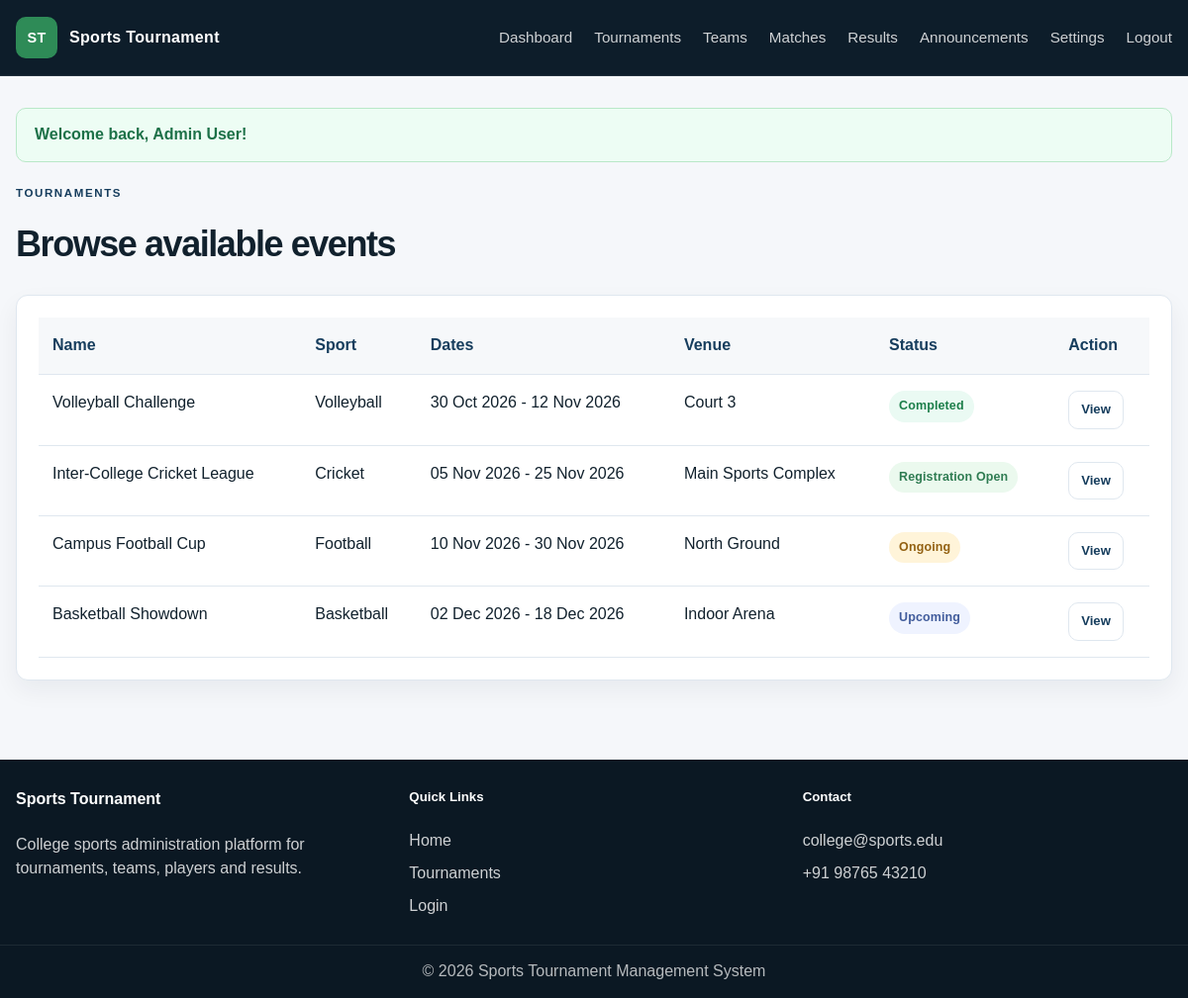
Page /user/tournaments.php (signed in) on the committed database.
### tables this page shows
CREATE TABLE tournaments (
    id INT AUTO_INCREMENT PRIMARY KEY,
    sport_id INT NOT NULL,
    name VARCHAR(150) NOT NULL,
    description TEXT,
    start_date DATE NOT NULL,
    end_date DATE NOT NULL,
    registration_deadline DATE NOT NULL,
    venue VARCHAR(150) NOT NULL,
    status ENUM('Upcoming','Registration Open','Ongoing','Completed','Cancelled') NOT NULL DEFAULT 'Upcoming',
    created_at TIMESTAMP DEFAULT CURRENT_TIMESTAMP,
    CONSTRAINT fk_tournament_sport FOREIGN KEY (sport_id) REFERENCES sports(id) ON DELETE RESTRICT
);

CREATE TABLE sports (
    id INT AUTO_INCREMENT PRIMARY KEY,
    name VARCHAR(100) NOT NULL,
    description VARCHAR(255) DEFAULT NULL,
    max_players INT NOT NULL DEFAULT 11,
    created_at TIMESTAMP DEFAULT CURRENT_TIMESTAMP
);

### user/tournaments.php (the view, shortened to what this page needs)
<?php
$pdo = db();
$tournaments = $pdo->query('SELECT t.*, s.name as sport_name FROM tournaments t LEFT JOIN sports s ON s.id = t.sport_id ORDER BY t.start_date ASC')->fetchAll();
require_once __DIR__ . '/../includes/header.php';
?>
<div class="page-header">
    <div>
        <span class="eyebrow dark">Tournaments</span>
        <h1>Browse available events</h1>
    </div>
</div>
<div class="panel">
    <div class="table-wrap">
        <table>
            <thead>
                <tr>
                    <th>Name</th>
                    <th>Sport</th>
                    <th>Dates</th>
                    <th>Venue</th>
                    <th>Status</th>
                    <th>Action</th>
                </tr>
            </thead>
            <tbody>
                <?php foreach ($tournaments as $tournament): ?>
                    <tr>
                        <td><?= e($tournament['name']) ?></td>
                        <td><?= e($tournament['sport_name']) ?></td>
                        <td><?= e(formatDate($tournament['start_date'])) ?> - <?= e(formatDate($tournament['end_date'])) ?></td>
                        <td><?= e($tournament['venue']) ?></td>
                        <td><span class="status-badge <?= e(statusBadgeClass($tournament['status'])) ?>"><?= e($tournament['status']) ?></span></td>
                        <td><a href="<?= e(baseUrl()) ?>/user/tournament_view.php?id=<?= e($tournament['id']) ?>" class="button button-secondary small">View</a></td>
                    </tr>
                <?php endforeach; ?>
            </tbody>
        </table>
    </div>
</div>
<?php require_once __DIR__ . '/../includes/footer.php'; ?>

### assets/css/style.css (style rules this page uses)
:root { --bg: #f5f7fa; --panel: #ffffff; --panel-alt: #eef3f8; --ink: #11212d; --muted: #536477; --line: #dfe7ef; --primary: #163d5d; --primary-soft: #e8f0f8; --accent: #2e8b57; --accent-soft: #eaf8ef; --danger: #c64242; --warning: #b87828; --shadow: 0 10px 25px rgba(17, 33, 45, 0.06); --radius: 12px; }
* { box-sizing: border-box; }
html { scroll-behavior: smooth; }
body { margin: 0; font-family: Arial, Helvetica, sans-serif; background: var(--bg); color: var(--ink); line-height: 1.55; }
a { color: var(--primary); text-decoration: none; }
.eyebrow { display: inline-block; font-size: 0.72rem; letter-spacing: 0.14em; text-transform: uppercase; font-weight: 700; color: var(--accent); margin-bottom: 14px; }
.eyebrow.dark { color: var(--primary); }
.button { border: 1px solid transparent; border-radius: 10px; padding: 12px 18px; cursor: pointer; display: inline-flex; align-items: center; justify-content: center; font-weight: 700; transition: 0.2s ease; text-decoration: none; }
.button-secondary { background: #fff; color: var(--primary); border-color: var(--line); }
.button.small { padding: 8px 12px; font-size: 0.82rem; }
.info-card, .panel, .stat-box, .auth-card { background: var(--panel); border: 1px solid var(--line); border-radius: var(--radius); box-shadow: var(--shadow); }
.table-wrap { overflow-x: auto; width: 100%; }
table { width: 100%; border-collapse: collapse; min-width: 640px; background: var(--panel); }
th, td { padding: 16px 14px; border-bottom: 1px solid var(--line); text-align: left; vertical-align: top; }
th { background: #f6f8fa; color: var(--primary); font-weight: 700; }
.status-badge { display: inline-flex; align-items: center; justify-content: center; border-radius: 999px; font-size: 0.78rem; font-weight: 700; padding: 6px 10px; letter-spacing: 0.01em; }
.status-upcoming { background: #eff3ff; color: #415c9c; }
.status-registration { background: #ebf9ee; color: #2f7c52; }
.status-ongoing { background: #fff4d9; color: #936112; }
.status-completed { background: #eafaf3; color: #1c7e4a; }
.page-header { width: min(1180px, calc(100% - 32px)); margin: 0 auto 24px; display: flex; align-items: center; justify-content: space-between; gap: 16px; }
.page-header h1 { margin: 0; font-size: clamp(2rem, 3vw, 2.5rem); letter-spacing: -0.04em; }
.panel { width: min(1180px, calc(100% - 32px)); margin: 0 auto 24px; padding: 22px; }

### rows in the picture
tournaments: name "Volleyball Challenge", sport.name "Volleyball", start_date "30 Oct 2026", end_date "12 Nov 2026", venue "Court 3", status "Completed"
tournaments: name "Inter-College Cricket League", sport.name "Cricket", start_date "05 Nov 2026", end_date "25 Nov 2026", venue "Main Sports Complex", status "Registration Open"
tournaments: name "Campus Football Cup", sport.name "Football", start_date "10 Nov 2026", end_date "30 Nov 2026", venue "North Ground", status "Ongoing"
tournaments: name "Basketball Showdown", sport.name "Basketball", start_date "02 Dec 2026", end_date "18 Dec 2026", venue "Indoor Arena", status "Upcoming"

### other values in the picture
$item['label'] "Dashboard"
$item['label'] "Tournaments"
$item['label'] "Teams"
$item['label'] "Matches"
$item['label'] "Results"
$item['label'] "Announcements"
$flash['message'] "Welcome back, Admin User!"
